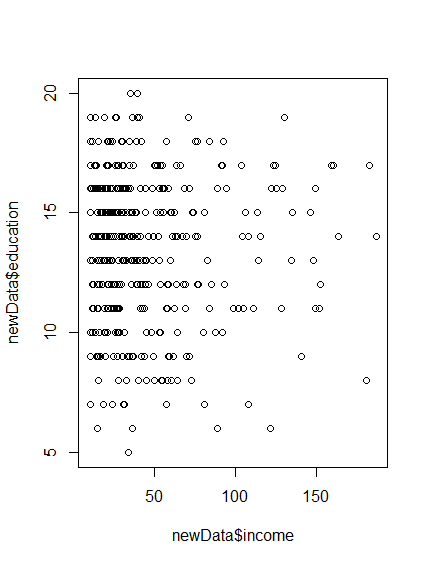

Recreate this plot in R.
newData <- data.frame(income = dataCredit$Income, education = dataCredit$Education)
plot(newData$income, newData$education)
cor(newData)
